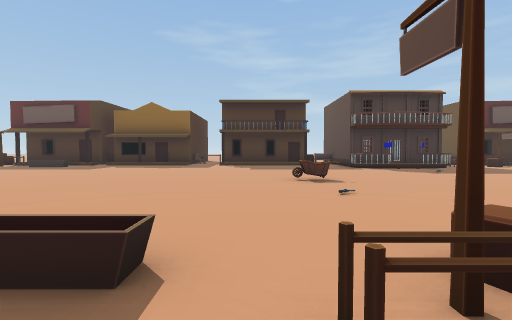
View 1 (above)

21 first-person views from a walk through a Unity game level. The camera is 1.3 m above the floor, tilts 2° down and sees 85° across. The floor is counted in squares, 2 m on a side. Each view is taken from the middle of a square. On the plan, view 1 faces up. The plan holds only what a view shows up to about 9 squares ahead; the rest is blank. The place goes on beyond the plan.

View 2
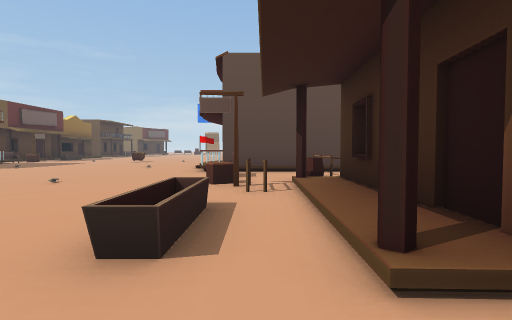

View 3
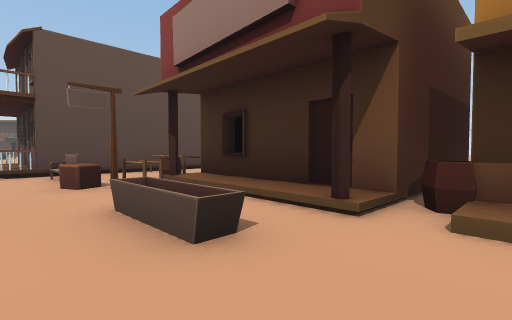

View 4
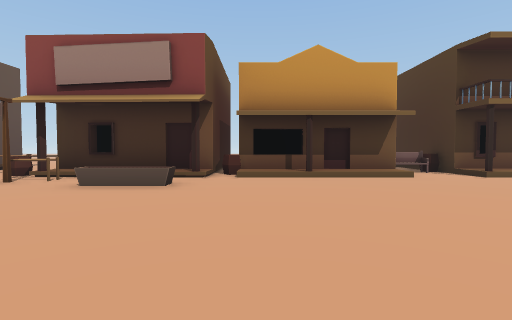

View 5
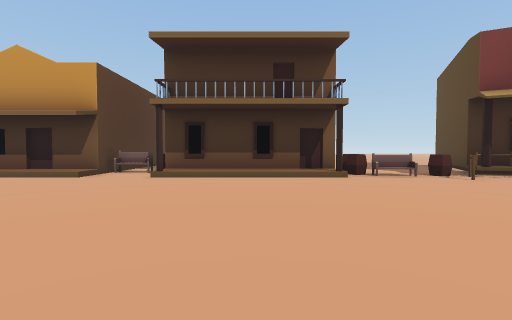

View 6
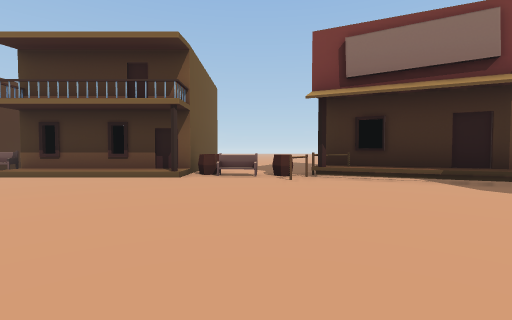

View 7
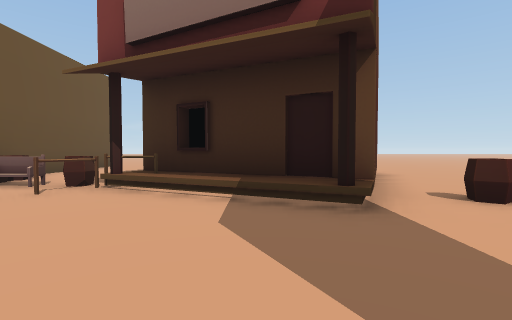

View 8
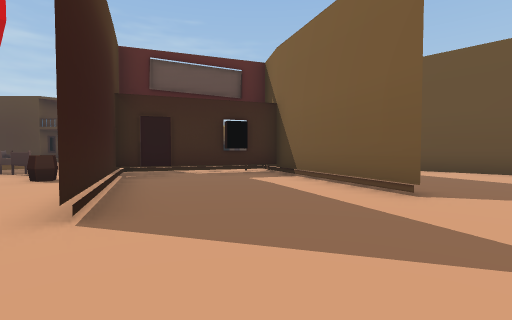

View 9
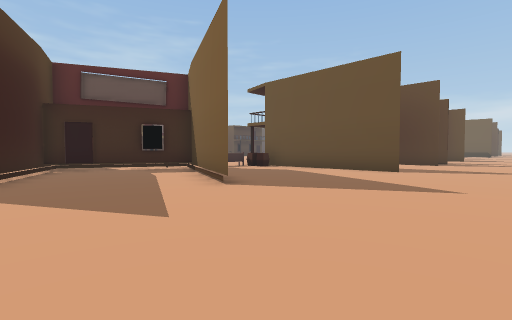

View 10
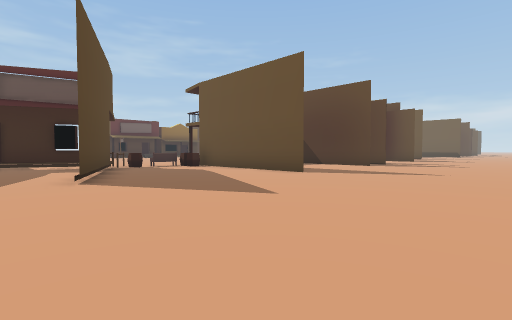

View 11
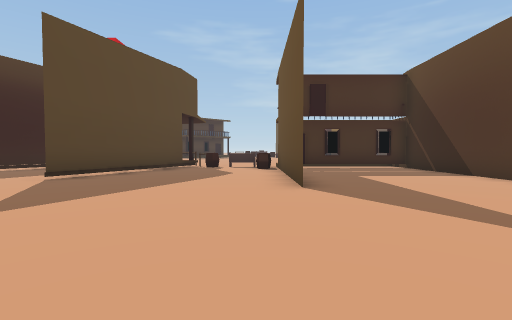

View 12
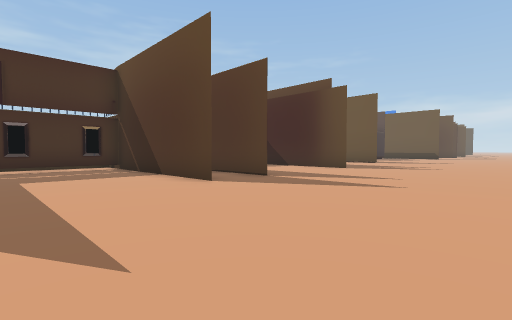

View 13
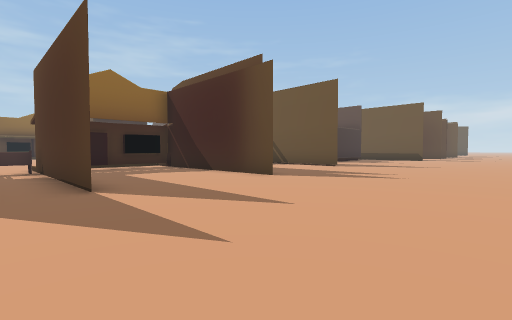

View 14
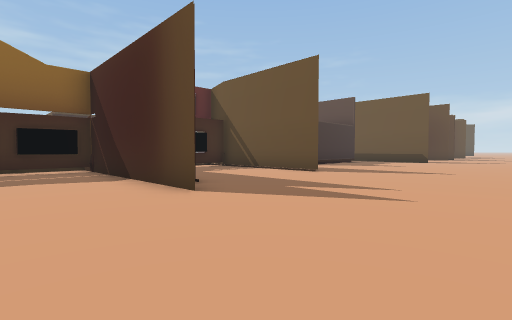

View 15
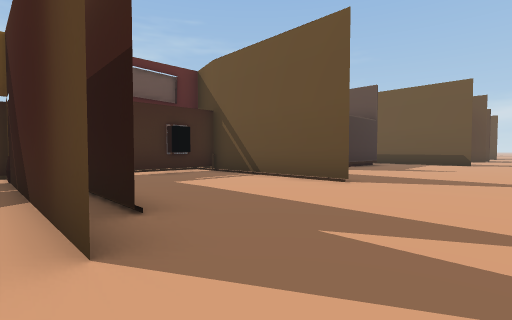

View 16
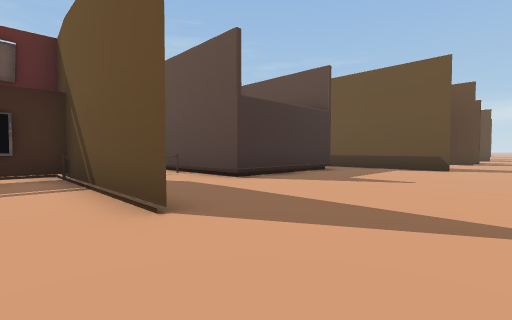

View 17
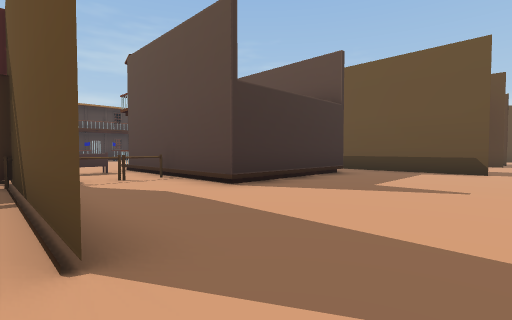

View 18
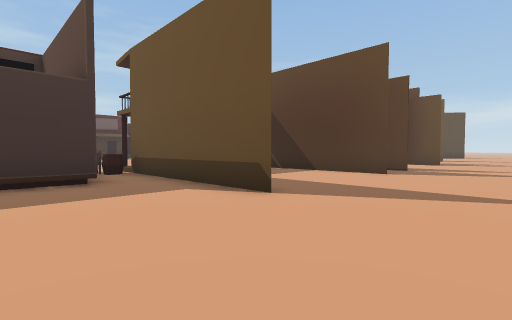

View 19
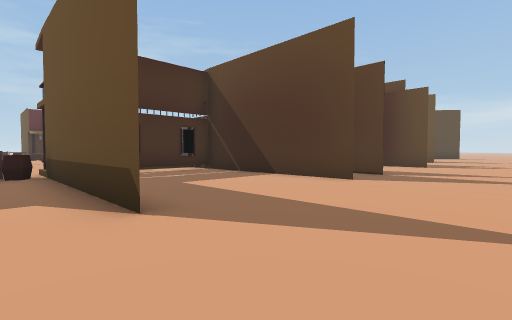

View 20
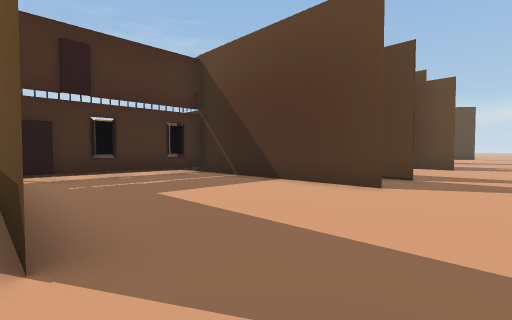

View 21
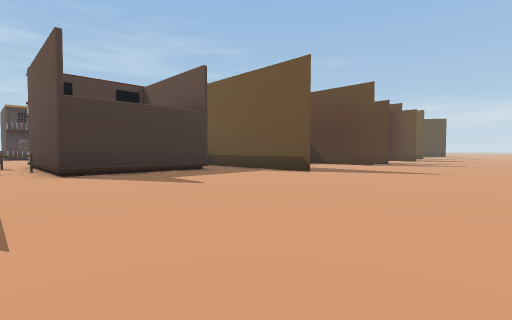

### Floor plan
Key: @ floor where view 1 was taken; # wall or solid block; . main floor; : floor 0.25 m higher than the main floor; / step, stairs or slope; = window, fence, low wall or low ledge; O other object.
Columns run from 26 left of view 1 to 21 right of it. Each row starts with its distance up from view 1.
  9                    ..............
  8                    ........OO.....
  7           .   .    ...............
  6          ... ...    .............
  5   O.  . .........   ............
  4   OO ............. .............
  3   .O...........................#
  2   ...O..................==..==#####
  1   .OOOO/.O.................==##
  0   ..O.OOOOOO#::::..::::#::@#=.#    O#::::
 -1  ..O....O..O#####OO#########OOO    ######
 -2  ..O....O...#....O#....#...#..##   .#....#
 -3 ...O...O....#....##....#...#...####.#....#
 -4 .......O....#....##....#...#........#....#
 -5   ..........#....##...##...#........#....# #
 -6   ..........#....##...#.............#....#.#...#
 -7    .............................................
 -8    ............................................
 -9    ..........................................
-10      ....................................
-11      ......................  ..........

Where each view was taken, in squares from view 1:
view 1: 0 up, 0 right, facing up
view 2: 1 up, 4 left, facing right
view 3: 3 up, 4 left, facing down-right
view 4: 7 up, 4 left, facing down
view 5: 7 up, 12 left, facing down
view 6: 7 up, 16 left, facing down
view 7: 5 up, 20 left, facing down
view 8: 6 down, 24 left, facing up-right
view 9: 9 down, 23 left, facing up-right
view 10: 11 down, 21 left, facing up-right
view 11: 11 down, 15 left, facing up
view 12: 11 down, 13 left, facing up-right
view 13: 11 down, 9 left, facing up-right
view 14: 10 down, 6 left, facing up-right
view 15: 8 down, 4 left, facing up-right
view 16: 8 down, 0 right, facing up-right
view 17: 7 down, 1 right, facing up-right
view 18: 9 down, 7 right, facing up-right
view 19: 9 down, 9 right, facing up-right
view 20: 8 down, 10 right, facing up-right
view 21: 11 down, 3 right, facing up-right
